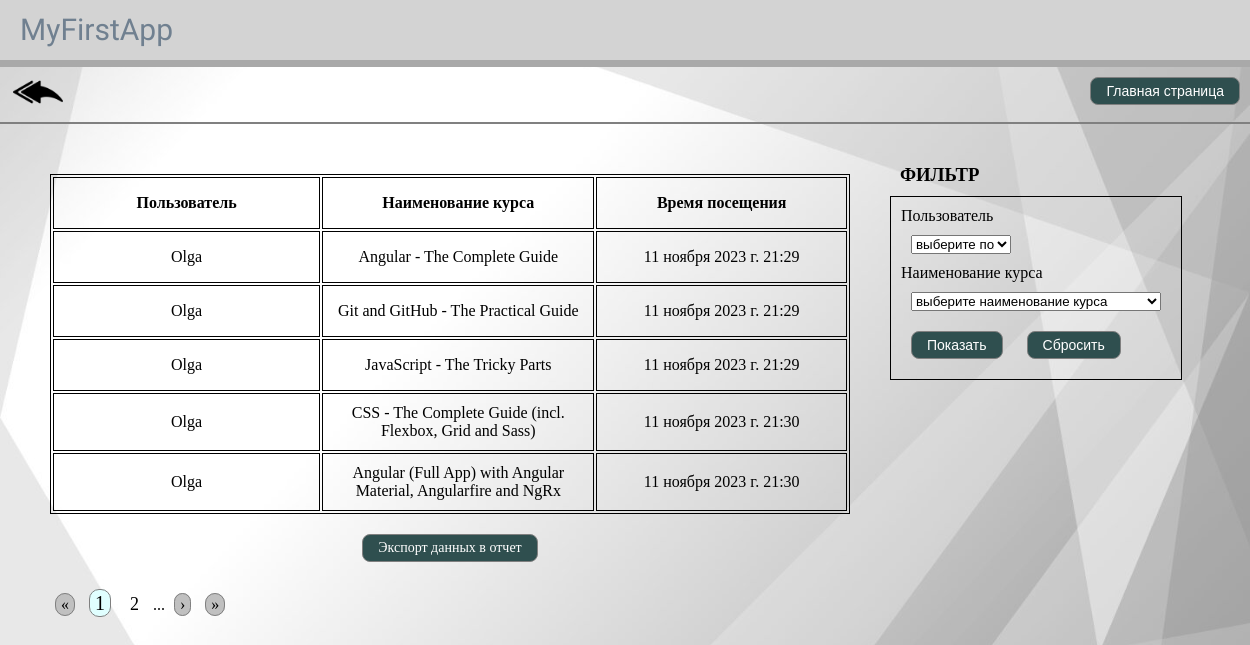
The page /main/statistic/?user_name=all&course_name=all on the database its author committed.
### courses/models.py (models this page shows, shortened)
class CourseView(models.Model):
    user = models.ForeignKey(
        User, default=None, null=True, on_delete=models.SET_DEFAULT
    )
    course = models.ForeignKey(
        Course, default=None, null=True, on_delete=models.SET_DEFAULT
    )
    date = models.DateTimeField(default=timezone.now)
    class Meta:
        verbose_name = "Просмотр курса"
        verbose_name_plural = "Просмотры курсов"

class Course(models.Model):
    title = models.CharField(max_length=100)
    description = models.TextField()
    preview = models.ImageField(upload_to="courses")
    order = models.IntegerField()
    created = models.DateTimeField(default=timezone.now)
    def __str__(self):
        return self.title
    class Meta:
        verbose_name = "Курс"
        verbose_name_plural = "Курсы"

### users/models.py (models this page shows)
class User(AbstractUser):
    country = models.ForeignKey(
        Country, default=None, null=True, on_delete=models.SET_DEFAULT
    )
    city = models.ForeignKey(
        City, default=None, null=True, on_delete=models.SET_DEFAULT
    )
    number_telephone = models.CharField(max_length=60)
    photo = models.ImageField(upload_to="users")

### courses/views.py (the view)
# urls.py: path("statistic/", listing, name="listing"),
def listing(request):
    view_list = CourseView.objects.all()
    course_name = request.GET.get("course_name")
    u_name = request.GET.get("user_name")
    if course_name != "all":
        view_list = view_list.filter(course__title=course_name)
    if u_name != "all":
        view_list = view_list.filter(user__username=u_name)
    paginator = Paginator(view_list, 5)
    page_number = request.GET.get("page")
    page_obj = paginator.get_page(page_number)
    user_list = User.objects.all().order_by("username")
    course_list = Course.objects.all().order_by("title")
    return render(
        request,
        "statistic.html",
        {
            "page_obj": page_obj,
            "view_list": view_list,
            "user_list": user_list,
            "course_list": course_list,
            "course_name": course_name,
            "u_name": u_name,
        },
    )

### templates/statistic.html (shortened to what this page needs)
<!DOCTYPE html>
{% load static %}
<html lang="en">
<head>
    <link rel="stylesheet" href="{% static 'courses/style.css' %}">
    <link rel="stylesheet" href="{% static 'users/red.css' %}">
</head>
<body>
    {% include 'header.html' %}
    {% include 'header-2.html' %}
    <main class="info">
        <div class="stat">
            <table>
                <thread>
                    <tr>
                        <th>Пользователь</th>
                        <th>Наименование курса</th>
                        <th>Время посещения</th>
                    </tr>
                </thread>
                <tbody>
                    {%  for entry in page_obj  %}
                    <tr>
                        <td>{{  entry.user  }}</td>
                        <td>{{  entry.course  }}</td>
                        <td>{{  entry.date  }}</td>
                    </tr>
                    {%  endfor  %}
                </tbody>
            </table>
            <form>
                <a class="enter" href="/main/statistic/load/?user_name={{  u_name  }}&course_name={{  course_name  }}">Экспорт данных в отчет</a>
            </form>
        </div>
        <div class="filter">
            <div class="title-2">
                <p><h3>ФИЛЬТР</h3></p>
            </div>
            <form class="form-filter">
                <div>
                <label for="user-name">Пользователь</label><br>
                <select name="user_name" id="user-name">
                    <option value='all'>выберите пользователя</option>
                </select>
                </div>
                <div>
                <label for="course-name">Наименование курса</label><br>
                <select name="course_name" id="course-name">
                    <option value='all'>выберите наименование курса</option>
                </select>
                </div>
                <button type="submit" formaction="/main/statistic/">
                    Показать
                </button>
                <button type="button" onclick="buttonReset(this)">
                    Сбросить
                </button>
            </form>
        </div>
        <div class="pagination-2">
            <span>
                <a class="page" href="?user_name={{  u_name  }}&course_name={{  course_name  }}&page=1">&laquo;</a>
            <span class="num-main">{{  page_obj.number  }}</span>
                {%  if page_obj.has_next  %}
                    <a class="num" href="?user_name={{  u_name  }}&course_name={{  course_name  }}&page={{  page_obj.next_page_number  }}">{{  page_obj.number|add:'1'  }}</a>
                    {%  if page_obj.next_page_number < page_obj.paginator.num_pages  %}
                        ...
                    {%  endif  %}
                    <a class="page" href="?user_name={{  u_name  }}&course_name={{  course_name  }}&page={{  page_obj.next_page_number  }}">&rsaquo;</a>
                {%  endif  %}
                <a class="page" href="?user_name={{  u_name  }}&course_name={{  course_name  }}&page={{  page_obj.paginator.num_pages  }}">&raquo</a>
            </span>
        </div>
    </main>
</body>
</html>

### static/courses/style.css (style rules this page uses)
* { margin:0; padding:0; }
body { background-image: url('/static/users/ground.jpg'); background-size: cover; overflow-x: hidden; }
th, td { border: 1px solid Black; margin: 10px; padding: 10px; }
.info { display: line-block; float: left; }
.stat { display: line-block; float: left; margin: 10px; padding: 10px; }
.filter { display: line-block; float: left; margin: 10px; }
.pagination-2 { display: line-block; float: left; clear: left; margin-left: 30px; }
.form-filter { border: 1px solid Black; padding: 10px; }
#user-name { margin: 10px; width: 100px; }
#course-name { margin: 10px; width: 250px; }

### static/users/red.css (style rules this page uses)
* { margin:0; padding:0; }
body { background-image: url('/static/users/ground.jpg'); background-size: cover; overflow-x: hidden; }
h3 { margin: 10px; }
button, .enter { background-color: DarkSlateGray; border: none; color: white; padding: 5px 15px; text-align: center; text-decoration: none; display: inline-block; font-size: 14px; border-radius: 8px; margin: 10px; border: 1px solid Grey; }
h1, .form-search, .stat { text-align: center }
table, th, td { border: 1px solid Black; width: 800px; margin: 10px; }
th, td { height: 30px; }
.info { margin: 10px; padding: 10px; }
.page { background: Silver; border-radius: 10px; padding: 2px 5px; margin: 5px; font-size: 16px; text-decoration: none; color: Black; cursor: pointer; border: 1px solid Grey; }
.num { width: 20px; padding: 2px 5px; margin: 5px; font-size: 18px; text-decoration: none; color: Black; cursor: pointer; }
.num-main { background: LightCyan; width: 20px; border-radius: 10px; padding: 2px 5px; margin: 5px; font-size: 20px; text-decoration: none; color: Black; cursor: pointer; border: 1px solid Grey; }

### rows shown on the page
CourseView: user "Olga", course "Angular - The Complete Guide", date "11 ноября 2023 г. 21:29"
CourseView: user "Olga", course "Git and GitHub - The Practical Guide", date "11 ноября 2023 г. 21:29"
CourseView: user "Olga", course "JavaScript - The Tricky Parts", date "11 ноября 2023 г. 21:29"
CourseView: user "Olga", course "CSS - The Complete Guide (incl. Flexbox, Grid and Sass)", date "11 ноября 2023 г. 21:30"
CourseView: user "Olga", course "Angular (Full App) with Angular Material, Angularfire and NgRx", date "11 ноября 2023 г. 21:30"

### other values the page prints
{{ page_obj.number }} "1"
{{ page_obj.number|add:'1' }} "2"
